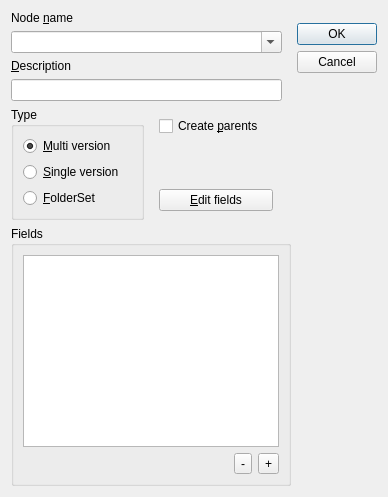
<ui version="4.0" >
 <author>Marco Clemencic</author>
 <class>NewNodeDialog</class>
 <widget class="QDialog" name="NewNodeDialog" >
  <property name="geometry" >
   <rect>
    <x>0</x>
    <y>0</y>
    <width>498</width>
    <height>452</height>
   </rect>
  </property>
  <property name="sizePolicy" >
   <sizepolicy vsizetype="Preferred" hsizetype="Maximum" >
    <horstretch>0</horstretch>
    <verstretch>0</verstretch>
   </sizepolicy>
  </property>
  <property name="windowTitle" >
   <string>New Node</string>
  </property>
  <layout class="QGridLayout" name="gridLayout" >
   <property name="sizeConstraint" >
    <enum>QLayout::SetFixedSize</enum>
   </property>
   <property name="spacing" >
    <number>-1</number>
   </property>
   <item rowspan="4" row="0" column="0" >
    <widget class="QWidget" native="1" name="basicInfosWidget" >
     <layout class="QVBoxLayout" name="verticalLayout_3" >
      <property name="sizeConstraint" >
       <enum>QLayout::SetDefaultConstraint</enum>
      </property>
      <property name="leftMargin" >
       <number>0</number>
      </property>
      <property name="topMargin" >
       <number>0</number>
      </property>
      <property name="rightMargin" >
       <number>9</number>
      </property>
      <property name="bottomMargin" >
       <number>0</number>
      </property>
      <item>
       <widget class="QLabel" name="nodeNameLabel" >
        <property name="text" >
         <string>Node &amp;name</string>
        </property>
        <property name="buddy" >
         <cstring>nodeNameComboBox</cstring>
        </property>
       </widget>
      </item>
      <item>
       <widget class="QComboBox" name="nodeNameComboBox" >
        <property name="sizePolicy" >
         <sizepolicy vsizetype="Fixed" hsizetype="Expanding" >
          <horstretch>0</horstretch>
          <verstretch>0</verstretch>
         </sizepolicy>
        </property>
        <property name="editable" >
         <bool>true</bool>
        </property>
       </widget>
      </item>
      <item>
       <widget class="QLabel" name="descriptionLabel" >
        <property name="text" >
         <string>&amp;Description</string>
        </property>
        <property name="buddy" >
         <cstring>descriptionEdit</cstring>
        </property>
       </widget>
      </item>
      <item>
       <widget class="QLineEdit" name="descriptionEdit" />
      </item>
      <item>
       <widget class="QWidget" native="1" name="basicInfosWidget2" >
        <layout class="QHBoxLayout" name="horizontalLayout" >
         <property name="margin" >
          <number>0</number>
         </property>
         <item>
          <widget class="QGroupBox" name="nodeTypeGB" >
           <property name="title" >
            <string>Type</string>
           </property>
           <layout class="QVBoxLayout" name="verticalLayout" >
            <property name="leftMargin" >
             <number>9</number>
            </property>
            <item>
             <widget class="QRadioButton" name="multiVersBtn" >
              <property name="text" >
               <string>&amp;Multi version</string>
              </property>
              <property name="checked" >
               <bool>true</bool>
              </property>
             </widget>
            </item>
            <item>
             <widget class="QRadioButton" name="singleVersBtn" >
              <property name="text" >
               <string>&amp;Single version</string>
              </property>
             </widget>
            </item>
            <item>
             <widget class="QRadioButton" name="foldersetBtn" >
              <property name="text" >
               <string>&amp;FolderSet</string>
              </property>
             </widget>
            </item>
           </layout>
           <zorder>singleVersBtn</zorder>
           <zorder>multiVersBtn</zorder>
           <zorder>foldersetBtn</zorder>
          </widget>
         </item>
         <item>
          <widget class="QWidget" native="1" name="basicInfosWidget3" >
           <layout class="QVBoxLayout" name="verticalLayout_2" >
            <property name="sizeConstraint" >
             <enum>QLayout::SetDefaultConstraint</enum>
            </property>
            <property name="margin" >
             <number>9</number>
            </property>
            <item>
             <widget class="QCheckBox" name="createParentsCheckBox" >
              <property name="text" >
               <string>Create &amp;parents</string>
              </property>
             </widget>
            </item>
            <item>
             <spacer name="verticalSpacer" >
              <property name="orientation" >
               <enum>Qt::Vertical</enum>
              </property>
              <property name="sizeHint" stdset="0" >
               <size>
                <width>20</width>
                <height>40</height>
               </size>
              </property>
             </spacer>
            </item>
            <item>
             <widget class="QPushButton" name="editFieldsBtn" >
              <property name="statusTip" >
               <string>View/modify the fields of the node</string>
              </property>
              <property name="text" >
               <string>&amp;Edit fields</string>
              </property>
              <property name="checkable" >
               <bool>true</bool>
              </property>
             </widget>
            </item>
           </layout>
          </widget>
         </item>
        </layout>
       </widget>
      </item>
     </layout>
    </widget>
   </item>
   <item row="2" column="1" >
    <widget class="QDialogButtonBox" name="buttonBox" >
     <property name="sizePolicy" >
      <sizepolicy vsizetype="Expanding" hsizetype="Fixed" >
       <horstretch>0</horstretch>
       <verstretch>0</verstretch>
      </sizepolicy>
     </property>
     <property name="layoutDirection" >
      <enum>Qt::LeftToRight</enum>
     </property>
     <property name="orientation" >
      <enum>Qt::Vertical</enum>
     </property>
     <property name="standardButtons" >
      <set>QDialogButtonBox::Cancel|QDialogButtonBox::Ok</set>
     </property>
     <property name="centerButtons" >
      <bool>false</bool>
     </property>
    </widget>
   </item>
   <item row="4" column="0" >
    <widget class="QGroupBox" name="fieldsGB" >
     <property name="title" >
      <string>Fields</string>
     </property>
     <layout class="QVBoxLayout" name="verticalLayout_4" >
      <item>
       <widget class="QTableView" name="fieldsView" >
        <property name="alternatingRowColors" >
         <bool>true</bool>
        </property>
        <property name="selectionMode" >
         <enum>QAbstractItemView::SingleSelection</enum>
        </property>
       </widget>
      </item>
      <item>
       <widget class="QWidget" native="1" name="widget" >
        <layout class="QHBoxLayout" name="horizontalLayout_2" >
         <property name="spacing" >
          <number>-1</number>
         </property>
         <property name="margin" >
          <number>0</number>
         </property>
         <item>
          <spacer name="horizontalSpacer" >
           <property name="orientation" >
            <enum>Qt::Horizontal</enum>
           </property>
           <property name="sizeHint" stdset="0" >
            <size>
             <width>40</width>
             <height>20</height>
            </size>
           </property>
          </spacer>
         </item>
         <item>
          <widget class="QToolButton" name="removeFieldBtn" >
           <property name="toolTip" >
            <string>Remove selected field</string>
           </property>
           <property name="text" >
            <string>-</string>
           </property>
           <property name="icon" >
            <iconset resource="Resources.qrc" >
             <normaloff>:/icons/minus.png</normaloff>:/icons/minus.png</iconset>
           </property>
          </widget>
         </item>
         <item>
          <widget class="QToolButton" name="addFieldBtn" >
           <property name="toolTip" >
            <string>Add a new field</string>
           </property>
           <property name="text" >
            <string>+</string>
           </property>
           <property name="icon" >
            <iconset resource="Resources.qrc" >
             <normaloff>:/icons/plus.png</normaloff>:/icons/plus.png</iconset>
           </property>
          </widget>
         </item>
        </layout>
       </widget>
      </item>
     </layout>
    </widget>
   </item>
  </layout>
 </widget>
 <resources>
  <include location="Resources.qrc" />
 </resources>
 <connections>
  <connection>
   <sender>buttonBox</sender>
   <signal>rejected()</signal>
   <receiver>NewNodeDialog</receiver>
   <slot>reject()</slot>
   <hints>
    <hint type="sourcelabel" >
     <x>316</x>
     <y>260</y>
    </hint>
    <hint type="destinationlabel" >
     <x>286</x>
     <y>274</y>
    </hint>
   </hints>
  </connection>
  <connection>
   <sender>buttonBox</sender>
   <signal>accepted()</signal>
   <receiver>NewNodeDialog</receiver>
   <slot>accept()</slot>
   <hints>
    <hint type="sourcelabel" >
     <x>248</x>
     <y>254</y>
    </hint>
    <hint type="destinationlabel" >
     <x>157</x>
     <y>274</y>
    </hint>
   </hints>
  </connection>
  <connection>
   <sender>foldersetBtn</sender>
   <signal>toggled(bool)</signal>
   <receiver>NewNodeDialog</receiver>
   <slot>foldersetButtonToggled(bool)</slot>
   <hints>
    <hint type="sourcelabel" >
     <x>186</x>
     <y>194</y>
    </hint>
    <hint type="destinationlabel" >
     <x>251</x>
     <y>193</y>
    </hint>
   </hints>
  </connection>
  <connection>
   <sender>editFieldsBtn</sender>
   <signal>toggled(bool)</signal>
   <receiver>fieldsGB</receiver>
   <slot>setVisible(bool)</slot>
   <hints>
    <hint type="sourcelabel" >
     <x>267</x>
     <y>182</y>
    </hint>
    <hint type="destinationlabel" >
     <x>574</x>
     <y>130</y>
    </hint>
   </hints>
  </connection>
  <connection>
   <sender>nodeNameComboBox</sender>
   <signal>textChanged(QString)</signal>
   <receiver>NewNodeDialog</receiver>
   <slot>checkValid()</slot>
   <hints>
    <hint type="sourcelabel" >
     <x>206</x>
     <y>41</y>
    </hint>
    <hint type="destinationlabel" >
     <x>251</x>
     <y>193</y>
    </hint>
   </hints>
  </connection>
  <connection>
   <sender>createParentsCheckBox</sender>
   <signal>stateChanged(int)</signal>
   <receiver>NewNodeDialog</receiver>
   <slot>checkValid()</slot>
   <hints>
    <hint type="sourcelabel" >
     <x>302</x>
     <y>97</y>
    </hint>
    <hint type="destinationlabel" >
     <x>251</x>
     <y>193</y>
    </hint>
   </hints>
  </connection>
  <connection>
   <sender>addFieldBtn</sender>
   <signal>clicked()</signal>
   <receiver>NewNodeDialog</receiver>
   <slot>addField()</slot>
   <hints>
    <hint type="sourcelabel" >
     <x>388</x>
     <y>419</y>
    </hint>
    <hint type="destinationlabel" >
     <x>251</x>
     <y>225</y>
    </hint>
   </hints>
  </connection>
  <connection>
   <sender>removeFieldBtn</sender>
   <signal>clicked()</signal>
   <receiver>NewNodeDialog</receiver>
   <slot>removeField()</slot>
   <hints>
    <hint type="sourcelabel" >
     <x>356</x>
     <y>419</y>
    </hint>
    <hint type="destinationlabel" >
     <x>251</x>
     <y>225</y>
    </hint>
   </hints>
  </connection>
 </connections>
 <slots>
  <slot>checkValid()</slot>
  <slot>foldersetButtonToggled(bool)</slot>
  <slot>addField()</slot>
  <slot>removeField()</slot>
 </slots>
</ui>
